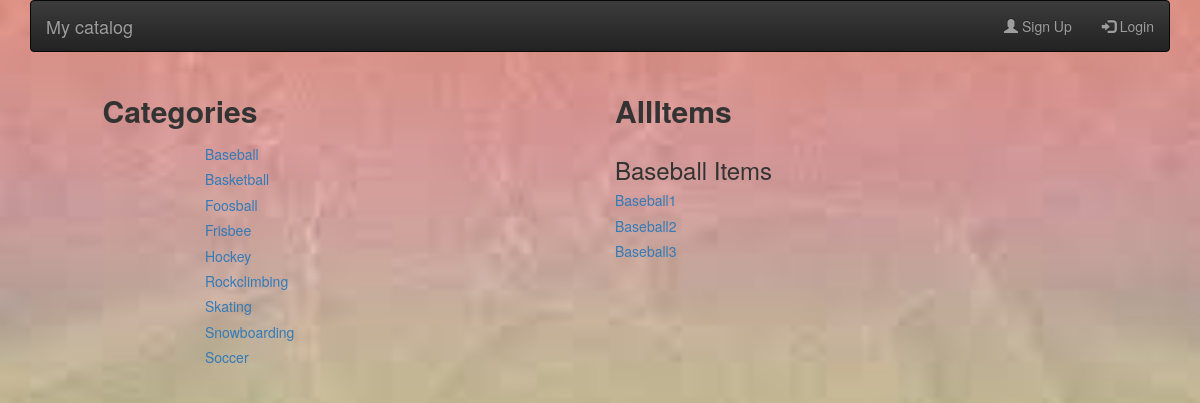
The app's page /catalog/Baseball/ with its own data.
### db_setup.py (models this page shows, shortened)
class Category(Base):
    __tablename__ = 'category'
    id = Column(Integer, primary_key=True)
    name = Column(String(250), nullable=False,unique=True)
    user_name = Column(Integer,ForeignKey('user.uname'))
    user = relationship(User)

class CatalogItem(Base):
    __tablename__ = 'catalog_item'
    id = Column(Integer, primary_key=True)
    name = Column(String(80), nullable=False,unique=True)
    description = Column(String(250))
    category_name= Column(String, ForeignKey('category.name'))
    category = relationship(Category)
    user_name = Column(Integer,ForeignKey('user.uname'))
    user = relationship(User)

### application.py (the view)
@app.route('/catalog/<category_name>/items')
@app.route('/catalog/<category_name>/')
def CategoryItems(category_name):
    categories = session.query(Category).order_by(asc(Category.name))
    cat_items = session.query(CatalogItem).filter_by(category_name=category_name).all()
    return render_template('categorydetails.html',categoryname=category_name,items=cat_items,categories=categories)

### templates/categorydetails.html (shortened to what this page needs)
{% extends "main.html" %}
{% block content %}
{% include "header.html" %}
<html>
<head>
<link rel="stylesheet" href="https://maxcdn.bootstrapcdn.com/bootstrap/3.3.7/css/bootstrap.min.css">
<link rel="stylesheet" href="https://maxcdn.bootstrapcdn.com/bootstrap/3.3.7/css/bootstrap-theme.min.css">
<link rel=stylesheet type=text/css href="{{ url_for('static', filename='loginstyle.css') }}">
</head>
<body>
	<div class="row top-menu">
		<div class="col-md-10"></div>
		<div class="col-md-2 text-right">
					</div>
	</div>
	<div class="row divider blue">
		<div class="col-md-12"></div>
	</div>
	<div class="row banner main">
		<div class="col-md-1"></div>
		<div class="col-md-3 align="center" padding-none">
			<h2><b>Categories</b></h2>
		</div>
    <div class="col-md-8 padding-none">
			<div class="col-md-8"><h2 align="center"><b>AllItems</b></h2></div>
			<div class="col-md-4"></div>
    </div>
	</div>
  <div>
			<div class="row">
				   <div class="col-md-2"></div>
           {% include "categoriesrepeat.html" %}
					 <div class="col-md-4 category-list">
             <h3>{{categoryname}} Items</h3>
              {% for item in items %}
                <a href = "{{url_for('CatalogItemDetails', category_name = categoryname,item_name=item.name)}}">
						     <h5>{{item.name}}</h5>
                </a>
              {% endfor %}
					 </div>
     </div>
 </div>
 </body>
 </html>
{% endblock %}

### templates/categoriesrepeat.html
<div class="col-md-4 restaurant-list">
  {% for category in categories %}
    <a href = "{{url_for('CategoryItems', category_name = category.name)}}">
      <h5>{{category.name}}</h5>
    </a>
  {% endfor %}
</div>

### static/loginstyle.css (style rules this page uses)
body { background: url(background.jpeg) no-repeat center center fixed; -webkit-background-size: cover; -moz-background-size: cover; -o-background-size: cover; background-size: cover; }

### records on screen
Category: name "Baseball"
Category: name "Basketball"
Category: name "Foosball"
Category: name "Frisbee"
Category: name "Hockey"
Category: name "Rockclimbing"
Category: name "Skating"
Category: name "Snowboarding"
Category: name "Soccer"
CatalogItem: name "Baseball1"
CatalogItem: name "Baseball2"
CatalogItem: name "Baseball3"

### other values on screen
{{ categoryname }} "Baseball"
